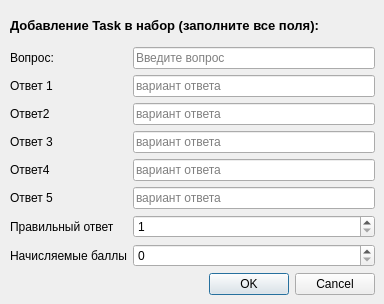
<?xml version="1.0" encoding="UTF-8"?>
<ui version="4.0">
 <class>Dialog</class>
 <widget class="QDialog" name="Dialog">
  <property name="geometry">
   <rect>
    <x>0</x>
    <y>0</y>
    <width>384</width>
    <height>304</height>
   </rect>
  </property>
  <property name="windowTitle">
   <string>Dialog</string>
  </property>
  <widget class="QWidget" name="gridLayoutWidget">
   <property name="geometry">
    <rect>
     <x>10</x>
     <y>10</y>
     <width>365</width>
     <height>285</height>
    </rect>
   </property>
   <layout class="QGridLayout" name="gridLayout">
    <item row="7" column="0">
     <widget class="QLabel" name="label_7">
      <property name="text">
       <string>Правильный ответ</string>
      </property>
     </widget>
    </item>
    <item row="8" column="0">
     <widget class="QLabel" name="label_8">
      <property name="text">
       <string>Начисляемые баллы</string>
      </property>
     </widget>
    </item>
    <item row="0" column="0" colspan="2">
     <widget class="QLabel" name="label_9">
      <property name="font">
       <font>
        <pointsize>10</pointsize>
        <weight>75</weight>
        <bold>true</bold>
       </font>
      </property>
      <property name="text">
       <string>Добавление Task в набор (заполните все поля):</string>
      </property>
     </widget>
    </item>
    <item row="1" column="1">
     <widget class="QLineEdit" name="lineEditVopros">
      <property name="inputMask">
       <string/>
      </property>
      <property name="placeholderText">
       <string>Введите вопрос</string>
      </property>
     </widget>
    </item>
    <item row="2" column="1">
     <widget class="QLineEdit" name="lineEditOtv1">
      <property name="inputMask">
       <string/>
      </property>
      <property name="placeholderText">
       <string>вариант ответа</string>
      </property>
     </widget>
    </item>
    <item row="3" column="1">
     <widget class="QLineEdit" name="lineEditOtv2">
      <property name="inputMask">
       <string/>
      </property>
      <property name="placeholderText">
       <string>вариант ответа</string>
      </property>
     </widget>
    </item>
    <item row="4" column="1">
     <widget class="QLineEdit" name="lineEditOtv3">
      <property name="inputMask">
       <string/>
      </property>
      <property name="placeholderText">
       <string>вариант ответа</string>
      </property>
     </widget>
    </item>
    <item row="5" column="1">
     <widget class="QLineEdit" name="lineEditOtv4">
      <property name="inputMask">
       <string/>
      </property>
      <property name="placeholderText">
       <string>вариант ответа</string>
      </property>
     </widget>
    </item>
    <item row="6" column="1">
     <widget class="QLineEdit" name="lineEditOtv5">
      <property name="inputMask">
       <string/>
      </property>
      <property name="placeholderText">
       <string>вариант ответа</string>
      </property>
      <property name="clearButtonEnabled">
       <bool>false</bool>
      </property>
     </widget>
    </item>
    <item row="1" column="0">
     <widget class="QLabel" name="label">
      <property name="text">
       <string>Вопрос:</string>
      </property>
     </widget>
    </item>
    <item row="2" column="0">
     <widget class="QLabel" name="label_2">
      <property name="text">
       <string>Ответ 1</string>
      </property>
     </widget>
    </item>
    <item row="3" column="0">
     <widget class="QLabel" name="label_3">
      <property name="text">
       <string>Ответ2</string>
      </property>
     </widget>
    </item>
    <item row="4" column="0">
     <widget class="QLabel" name="label_4">
      <property name="text">
       <string>Ответ 3</string>
      </property>
     </widget>
    </item>
    <item row="6" column="0">
     <widget class="QLabel" name="label_6">
      <property name="text">
       <string>Ответ 5</string>
      </property>
     </widget>
    </item>
    <item row="5" column="0">
     <widget class="QLabel" name="label_5">
      <property name="text">
       <string>Ответ4</string>
      </property>
     </widget>
    </item>
    <item row="8" column="1">
     <widget class="QSpinBox" name="spinBoxBall"/>
    </item>
    <item row="7" column="1">
     <widget class="QSpinBox" name="spinBoxPrav_otv">
      <property name="minimum">
       <number>1</number>
      </property>
      <property name="maximum">
       <number>5</number>
      </property>
     </widget>
    </item>
    <item row="9" column="1">
     <widget class="QDialogButtonBox" name="buttonBox">
      <property name="orientation">
       <enum>Qt::Horizontal</enum>
      </property>
      <property name="standardButtons">
       <set>QDialogButtonBox::Cancel|QDialogButtonBox::Ok</set>
      </property>
     </widget>
    </item>
   </layout>
  </widget>
 </widget>
 <resources/>
 <connections>
  <connection>
   <sender>buttonBox</sender>
   <signal>rejected()</signal>
   <receiver>Dialog</receiver>
   <slot>reject()</slot>
   <hints>
    <hint type="sourcelabel">
     <x>389</x>
     <y>271</y>
    </hint>
    <hint type="destinationlabel">
     <x>286</x>
     <y>274</y>
    </hint>
   </hints>
  </connection>
  <connection>
   <sender>buttonBox</sender>
   <signal>accepted()</signal>
   <receiver>Dialog</receiver>
   <slot>accept()</slot>
   <hints>
    <hint type="sourcelabel">
     <x>248</x>
     <y>254</y>
    </hint>
    <hint type="destinationlabel">
     <x>157</x>
     <y>274</y>
    </hint>
   </hints>
  </connection>
 </connections>
</ui>
